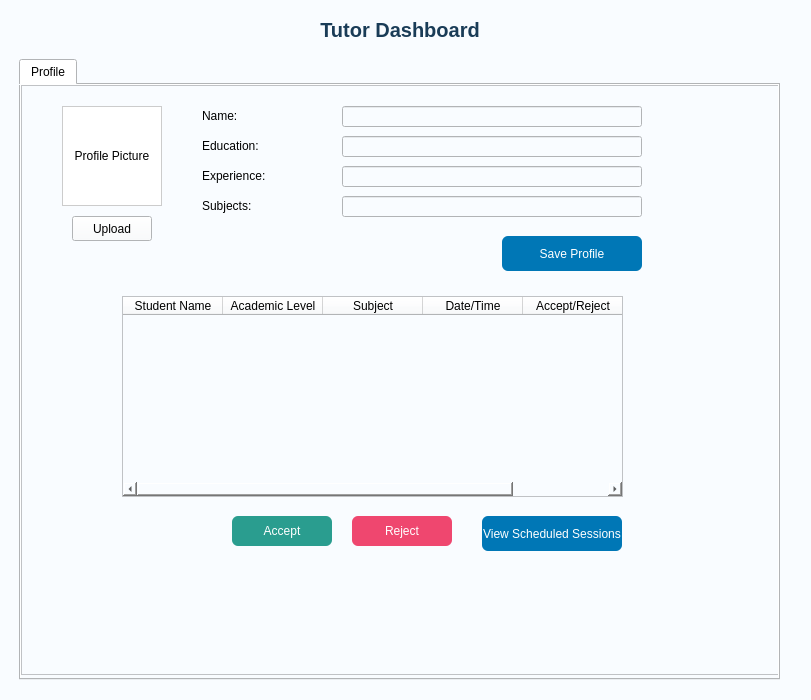
<?xml version="1.0" encoding="UTF-8"?>
<ui version="4.0">
 <class>TutorDashboard</class>
 <widget class="QWidget" name="TutorDashboard">
  <property name="geometry">
   <rect>
    <x>0</x>
    <y>0</y>
    <width>811</width>
    <height>700</height>
   </rect>
  </property>
  <property name="windowTitle">
   <string>Tutorify - Tutor Dashboard</string>
  </property>
  <property name="styleSheet">
   <string notr="true">background-color: #f9fcff;</string>
  </property>
  <widget class="QLabel" name="labelTitle">
   <property name="geometry">
    <rect>
     <x>20</x>
     <y>10</y>
     <width>760</width>
     <height>40</height>
    </rect>
   </property>
   <property name="styleSheet">
    <string notr="true">font-size: 20px; font-weight: bold; color: #1a3c57;</string>
   </property>
   <property name="text">
    <string>Tutor Dashboard</string>
   </property>
   <property name="alignment">
    <set>Qt::AlignCenter</set>
   </property>
  </widget>
  <widget class="QTabWidget" name="tabWidget">
   <property name="geometry">
    <rect>
     <x>19</x>
     <y>59</y>
     <width>761</width>
     <height>621</height>
    </rect>
   </property>
   <property name="currentIndex">
    <number>0</number>
   </property>
   <widget class="QWidget" name="tabProfile">
    <attribute name="title">
     <string>Profile</string>
    </attribute>
    <widget class="QScrollArea" name="scrollProfile">
     <property name="geometry">
      <rect>
       <x>0</x>
       <y>0</y>
       <width>760</width>
       <height>590</height>
      </rect>
     </property>
     <property name="widgetResizable">
      <bool>true</bool>
     </property>
     <widget class="QWidget" name="scrollAreaWidgetContents">
      <property name="geometry">
       <rect>
        <x>0</x>
        <y>0</y>
        <width>758</width>
        <height>588</height>
       </rect>
      </property>
      <widget class="QLabel" name="labelPic">
       <property name="geometry">
        <rect>
         <x>40</x>
         <y>20</y>
         <width>100</width>
         <height>100</height>
        </rect>
       </property>
       <property name="styleSheet">
        <string notr="true">border: 1px solid #ccc; background-color: #ffffff;</string>
       </property>
       <property name="text">
        <string>Profile Picture</string>
       </property>
       <property name="alignment">
        <set>Qt::AlignCenter</set>
       </property>
      </widget>
      <widget class="QPushButton" name="btnUploadPic">
       <property name="geometry">
        <rect>
         <x>50</x>
         <y>130</y>
         <width>80</width>
         <height>25</height>
        </rect>
       </property>
       <property name="text">
        <string>Upload</string>
       </property>
      </widget>
      <widget class="QLabel" name="labelName">
       <property name="geometry">
        <rect>
         <x>180</x>
         <y>20</y>
         <width>120</width>
         <height>20</height>
        </rect>
       </property>
       <property name="text">
        <string>Name:</string>
       </property>
      </widget>
      <widget class="QLineEdit" name="lineName">
       <property name="geometry">
        <rect>
         <x>320</x>
         <y>20</y>
         <width>300</width>
         <height>21</height>
        </rect>
       </property>
      </widget>
      <widget class="QLabel" name="labelEducation">
       <property name="geometry">
        <rect>
         <x>180</x>
         <y>50</y>
         <width>120</width>
         <height>20</height>
        </rect>
       </property>
       <property name="text">
        <string>Education:</string>
       </property>
      </widget>
      <widget class="QLineEdit" name="lineEducation">
       <property name="geometry">
        <rect>
         <x>320</x>
         <y>50</y>
         <width>300</width>
         <height>21</height>
        </rect>
       </property>
      </widget>
      <widget class="QLabel" name="labelExperience">
       <property name="geometry">
        <rect>
         <x>180</x>
         <y>80</y>
         <width>120</width>
         <height>20</height>
        </rect>
       </property>
       <property name="text">
        <string>Experience:</string>
       </property>
      </widget>
      <widget class="QLineEdit" name="lineExperience">
       <property name="geometry">
        <rect>
         <x>320</x>
         <y>80</y>
         <width>300</width>
         <height>21</height>
        </rect>
       </property>
      </widget>
      <widget class="QLineEdit" name="lineCertifications">
       <property name="geometry">
        <rect>
         <x>320</x>
         <y>110</y>
         <width>300</width>
         <height>21</height>
        </rect>
       </property>
      </widget>
      <widget class="QLabel" name="labelSubjects">
       <property name="geometry">
        <rect>
         <x>180</x>
         <y>110</y>
         <width>120</width>
         <height>20</height>
        </rect>
       </property>
       <property name="text">
        <string>Subjects:</string>
       </property>
      </widget>
      <widget class="QPushButton" name="btnSaveProfile">
       <property name="geometry">
        <rect>
         <x>480</x>
         <y>150</y>
         <width>140</width>
         <height>35</height>
        </rect>
       </property>
       <property name="styleSheet">
        <string notr="true">background-color: #0077b6; color: white; border-radius: 6px;</string>
       </property>
       <property name="text">
        <string>Save Profile</string>
       </property>
      </widget>
      <widget class="QTableWidget" name="tableRequests_2">
       <property name="geometry">
        <rect>
         <x>100</x>
         <y>210</y>
         <width>501</width>
         <height>201</height>
        </rect>
       </property>
       <column>
        <property name="text">
         <string>Student Name</string>
        </property>
       </column>
       <column>
        <property name="text">
         <string>Academic Level</string>
        </property>
       </column>
       <column>
        <property name="text">
         <string>Subject</string>
        </property>
       </column>
       <column>
        <property name="text">
         <string>Date/Time</string>
        </property>
       </column>
       <column>
        <property name="text">
         <string>Accept/Reject</string>
        </property>
       </column>
      </widget>
      <widget class="QPushButton" name="btnAccept_2">
       <property name="geometry">
        <rect>
         <x>210</x>
         <y>430</y>
         <width>100</width>
         <height>30</height>
        </rect>
       </property>
       <property name="styleSheet">
        <string notr="true">background-color: #2a9d8f; color: white; border-radius: 6px;</string>
       </property>
       <property name="text">
        <string>Accept</string>
       </property>
      </widget>
      <widget class="QPushButton" name="btnReject_2">
       <property name="geometry">
        <rect>
         <x>330</x>
         <y>430</y>
         <width>100</width>
         <height>30</height>
        </rect>
       </property>
       <property name="styleSheet">
        <string notr="true">background-color: #ef476f; color: white; border-radius: 6px;</string>
       </property>
       <property name="text">
        <string>Reject</string>
       </property>
      </widget>
      <widget class="QPushButton" name="btnSaveProfile_2">
       <property name="geometry">
        <rect>
         <x>460</x>
         <y>430</y>
         <width>140</width>
         <height>35</height>
        </rect>
       </property>
       <property name="styleSheet">
        <string notr="true">background-color: #0077b6; color: white; border-radius: 6px;</string>
       </property>
       <property name="text">
        <string>View Scheduled Sessions</string>
       </property>
      </widget>
     </widget>
    </widget>
   </widget>
  </widget>
 </widget>
 <resources/>
 <connections/>
</ui>
